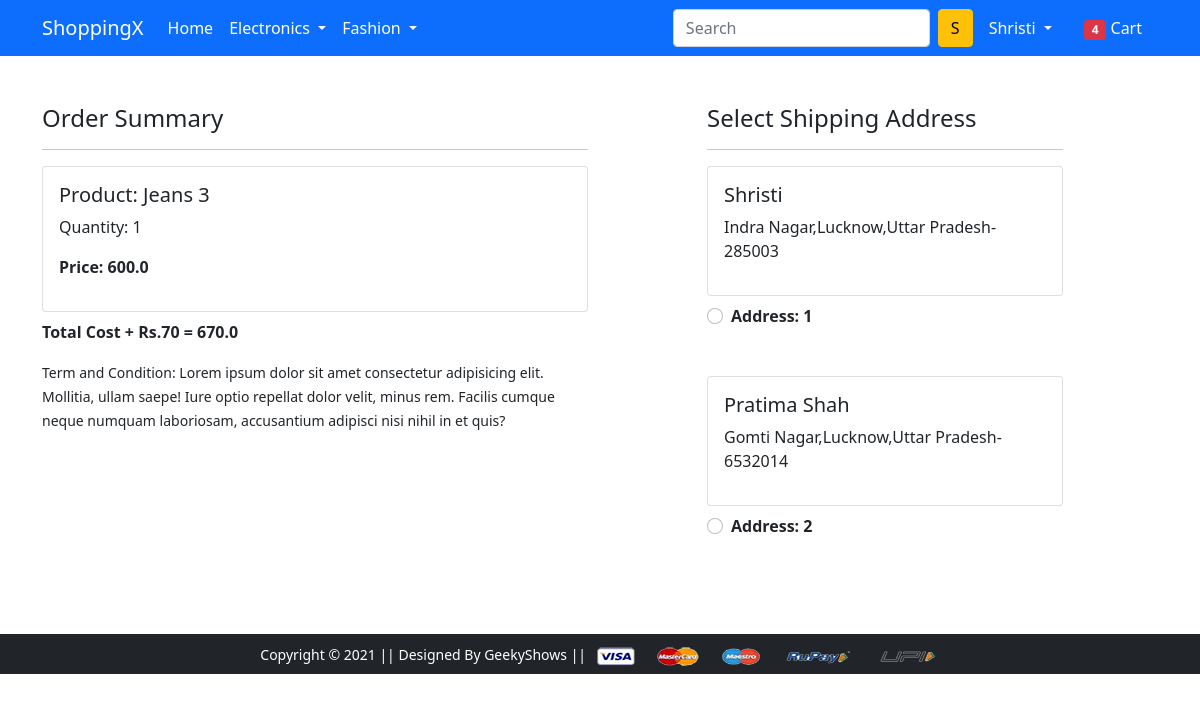
The app's page /checkout/ (signed in) with its own data.
### app/models.py (models this page shows, shortened)
class Cart(models.Model):
    user=models.ForeignKey(User,on_delete=models.CASCADE)
    product=models.ForeignKey(Product,on_delete=models.CASCADE)
    quantity=models.PositiveIntegerField(default=1)
    @property
    def total_cost(self):
        return self.quantity*self.product.discounted_price

class Product(models.Model):
    title=models.CharField(max_length=100)
    selling_price=models.FloatField()
    discounted_price=models.FloatField()
    description=models.TextField()
    brand=models.CharField(max_length=100)
    category=models.CharField(choices=CATEGORY_CHOICES,max_length=2)
    product_image=models.ImageField(upload_to='all_photos')

class Customer(models.Model):
    user=models.ForeignKey(User,on_delete=models.CASCADE)
    name=models.CharField(max_length=200)
    locality=models.CharField(max_length=200)
    city=models.CharField(max_length=50)
    zipcode=models.IntegerField()
    state=models.CharField(choices=STATE_CHOICES,max_length=50)

### app/views.py (the view)
# urls.py: path('checkout/', views.checkout, name='checkout'),
@login_required
def checkout(request):
  user=request.user
  add= Customer.objects.filter(user=user)
  cart_items=Cart.objects.filter(user=user)
  amount=0.0
  shipping_amount=70.0
  totalamount=0.0
  cart_product=[p for p in Cart.objects.all() if p.user==request.user]
  if cart_product:
    for p in cart_product:
      tempamount=(p.quantity * p.product.discounted_price)
      amount += tempamount
    totalamount =amount+shipping_amount
  return render(request, 'app/checkout.html',{'add':add,'cart_items': cart_items,'totalamount':totalamount})

### app/templates/app/checkout.html (shortened to what this page needs)
{% extends 'app/base.html' %}
{% load static %}
{% block main-content %}
<div class="container">
 <div class="row mt-5">
  <div class="col-sm-6">
    <h4>Order Summary</h4>
    <hr>
    {% for item in cart_items %}
      <div class="card mb-2">
        <div class="card-body">
          <h5>Product: {{item.product.title}} </h5>
          <p>Quantity: {{item.quantity}}</p>
          <p class="fw-bold">Price: {{item.total_cost}}</p>
        </div>
      </div>
      {% endfor %}
      <p class="fw-bold">Total Cost + Rs.70 = {{totalamount}}</p>
    <small>Term and Condition: Lorem ipsum dolor sit amet consectetur adipisicing elit. Mollitia, ullam saepe! Iure optio repellat dolor velit, minus rem. Facilis cumque neque numquam laboriosam, accusantium adipisci nisi nihil in et quis?</small>
  </div>
  <div class="col-sm-4 offset-sm-1">
    <h4>Select Shipping Address</h4>
    <hr>
    <form action="/paymentdone/">
      {% for ad in add %}
      <div class="card">
        <div class="card-body">
        <h5>{{ad.name}}</h5>
        <p>{{ad.locality}},{{ad.city}},{{ad.state}}-{{ad.zipcode}}</p>
        </div>
      </div>
        <div class="form-check mt-2 mb-5">
          <input class="form-check-input" type="radio" name="custid" id="custadd{{forloop.counter}}"value="{{ad.id}}">
          <label class="form-check-label fw-bold" for="">
            Address: {{forloop.counter}} </label>
        </div>
        {% endfor %}
      </form>
    </div>
  </div>
</div>
{% endblock main-content %}

### app/templates/app/base.html (shortened to what this page needs)
<!doctype html>
{% load static %}
<html lang="en">
  <head>
    <link href="https://cdn.jsdelivr.net/npm/bootstrap@5.0.0-beta1/dist/css/bootstrap.min.css" rel="stylesheet">
    <link rel="stylesheet" href="{% static 'app/css/owl.carousel.min.css' %}">
    <link rel="stylesheet" href="{% static 'app/css/all.min.css' %}">
    <link rel="stylesheet" href="{% static 'app/css/style.css' %}">
  </head>
  <body>
    <nav class="navbar navbar-expand-lg navbar-dark bg-primary">
     <div class="container">
       <a class="navbar-brand" href="/">ShoppingX</a>
       <div class="collapse navbar-collapse" id="navbarSupportedContent">
         <ul class="navbar-nav me-auto mb-2 mb-lg-0">
           <li class="nav-item">
             <a class="nav-link active" aria-current="page" href="/">Home</a>
           </li>
           <li class="nav-item dropdown">
             <a class="nav-link dropdown-toggle text-white" href="#" id="electronicsDropdown" role="button" data-bs-toggle="dropdown" aria-expanded="false">
               Electronics
             </a>
           </li>
           <li class="nav-item dropdown">
             <a class="nav-link dropdown-toggle text-white" href="#" id="fashionDropdown" role="button" data-bs-toggle="dropdown" aria-expanded="false">
               Fashion
             </a>
           </li>
         </ul>
         <form class="d-flex">
           <input class="form-control me-2" type="search" placeholder="Search" aria-label="Search">
           <button class="btn btn-warning" type="submit">S</button>
         </form>
         <div>
          <ul class="navbar-nav me-auto mb-2 mb-lg-0">
            {% if request.user.is_authenticated %}
           <li class="nav-item dropdown mx-2">
              <a class="nav-link dropdown-toggle text-white" href="#" id="profileDropdown" role="button" data-bs-toggle="dropdown" aria-expanded="false">
                <span class="text-capitalize">{{request.user.username}}</span>
              </a>
            </li>
            <li class="nav-item mx-2">
             <a href="{% url 'showcart' %}" class="nav-link text-white"><span class="badge bg-danger">4</span> Cart </a>
            </li>
            {% endif %}
          </ul>
         </div>
       </div>
     </div>
    </nav>
    {% block main-content %} {% endblock main-content %}
    <footer class="container-fluid bg-dark text-center p-2 mt-5">
        <small class="text-white">Copyright &copy; 2021 || Designed By GeekyShows || </small>
        <img src="{% static 'app/images/payment.png' %}" alt="" srcset="" class="img-fluid" height="2px">
    </footer>
  </body>
</html>

### records on screen
Cart: product "Jeans 3", quantity "1", total_cost "600.0"
Customer: name "Shristi", locality "Indra Nagar", city "Lucknow", state "Uttar Pradesh", zipcode "285003"
Customer: name "Pratima Shah", locality "Gomti Nagar", city "Lucknow", state "Uttar Pradesh", zipcode "6532014"

### other values on screen
{{ request.user.username }} "Shristi"
{{ totalamount }} "670.0"
